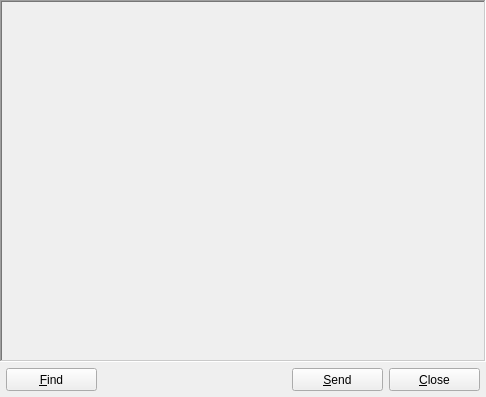
<ui version="4.0" >
 <class>Form</class>
 <widget class="QWidget" name="Form" >
  <property name="geometry" >
   <rect>
    <x>0</x>
    <y>0</y>
    <width>486</width>
    <height>397</height>
   </rect>
  </property>
  <property name="windowTitle" >
   <string>Form</string>
  </property>
  <layout class="QGridLayout" >
   <property name="margin" >
    <number>0</number>
   </property>
   <property name="spacing" >
    <number>0</number>
   </property>
   <item row="1" column="0" >
    <layout class="QGridLayout" >
     <property name="margin" >
      <number>6</number>
     </property>
     <property name="spacing" >
      <number>6</number>
     </property>
     <item row="0" column="3" >
      <widget class="QPushButton" name="pushButton" >
       <property name="minimumSize" >
        <size>
         <width>0</width>
         <height>23</height>
        </size>
       </property>
       <property name="maximumSize" >
        <size>
         <width>16777215</width>
         <height>23</height>
        </size>
       </property>
       <property name="text" >
        <string>&amp;Send</string>
       </property>
      </widget>
     </item>
     <item row="0" column="4" >
      <widget class="QPushButton" name="pushButton_2" >
       <property name="minimumSize" >
        <size>
         <width>0</width>
         <height>23</height>
        </size>
       </property>
       <property name="maximumSize" >
        <size>
         <width>16777215</width>
         <height>23</height>
        </size>
       </property>
       <property name="text" >
        <string>&amp;Close</string>
       </property>
      </widget>
     </item>
     <item row="0" column="0" >
      <widget class="QPushButton" name="pushButton_3" >
       <property name="windowModality" >
        <enum>Qt::NonModal</enum>
       </property>
       <property name="minimumSize" >
        <size>
         <width>0</width>
         <height>23</height>
        </size>
       </property>
       <property name="maximumSize" >
        <size>
         <width>16777215</width>
         <height>23</height>
        </size>
       </property>
       <property name="text" >
        <string>&amp;Find</string>
       </property>
       <property name="autoDefault" >
        <bool>false</bool>
       </property>
       <property name="default" >
        <bool>false</bool>
       </property>
       <property name="flat" >
        <bool>false</bool>
       </property>
      </widget>
     </item>
     <item row="0" column="1" colspan="2" >
      <spacer>
       <property name="orientation" >
        <enum>Qt::Horizontal</enum>
       </property>
       <property name="sizeHint" >
        <size>
         <width>40</width>
         <height>20</height>
        </size>
       </property>
      </spacer>
     </item>
    </layout>
   </item>
   <item row="0" column="0" >
    <layout class="QGridLayout" >
     <property name="margin" >
      <number>0</number>
     </property>
     <property name="spacing" >
      <number>0</number>
     </property>
     <item row="0" column="0" >
      <widget class="QFrame" name="frame" >
       <property name="frameShape" >
        <enum>QFrame::WinPanel</enum>
       </property>
       <property name="frameShadow" >
        <enum>QFrame::Sunken</enum>
       </property>
       <property name="lineWidth" >
        <number>1</number>
       </property>
      </widget>
     </item>
    </layout>
   </item>
  </layout>
 </widget>
 <resources/>
 <connections/>
</ui>
